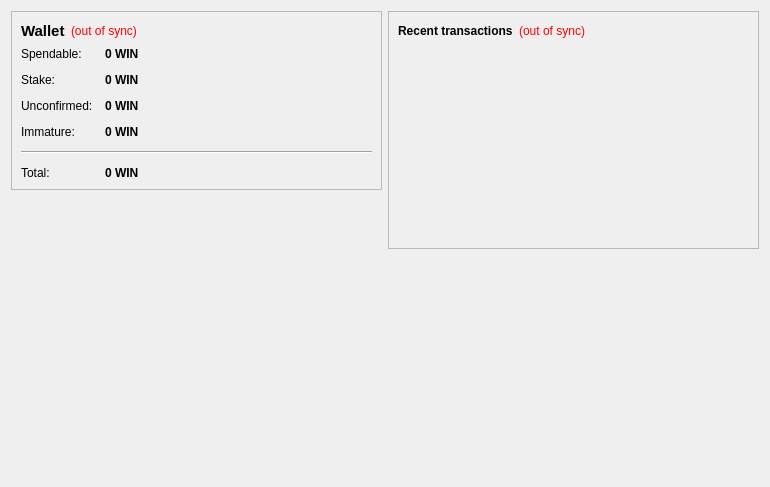
<?xml version="1.0" encoding="UTF-8"?>
<ui version="4.0">
 <class>OverviewPage</class>
 <widget class="QWidget" name="OverviewPage">
  <property name="geometry">
   <rect>
    <x>0</x>
    <y>0</y>
    <width>770</width>
    <height>487</height>
   </rect>
  </property>
  <property name="windowTitle">
   <string>Form</string>
  </property>
  <layout class="QHBoxLayout" name="horizontalLayout" stretch="1,1">
   <item>
    <layout class="QVBoxLayout" name="verticalLayout_2">
     <item>
      <widget class="QFrame" name="frame">
       <property name="frameShape">
        <enum>QFrame::StyledPanel</enum>
       </property>
       <property name="frameShadow">
        <enum>QFrame::Raised</enum>
       </property>
       <layout class="QVBoxLayout" name="verticalLayout_4">
        <item>
         <layout class="QHBoxLayout" name="horizontalLayout_4">
          <item>
           <widget class="QLabel" name="label_5">
            <property name="font">
             <font>
              <pointsize>11</pointsize>
              <weight>75</weight>
              <bold>true</bold>
             </font>
            </property>
            <property name="text">
             <string>Wallet</string>
            </property>
           </widget>
          </item>
          <item>
           <widget class="QLabel" name="labelWalletStatus">
            <property name="toolTip">
             <string>The displayed information may be out of date. Your wallet automatically synchronizes with the litestarcoin network after a connection is established, but this process has not completed yet.</string>
            </property>
            <property name="styleSheet">
             <string notr="true">QLabel { color: red; }</string>
            </property>
            <property name="text">
             <string notr="true">(out of sync)</string>
            </property>
            <property name="alignment">
             <set>Qt::AlignLeading|Qt::AlignLeft|Qt::AlignVCenter</set>
            </property>
           </widget>
          </item>
          <item>
           <spacer name="horizontalSpacer_2">
            <property name="orientation">
             <enum>Qt::Horizontal</enum>
            </property>
            <property name="sizeHint" stdset="0">
             <size>
              <width>40</width>
              <height>20</height>
             </size>
            </property>
           </spacer>
          </item>
         </layout>
        </item>
        <item>
         <layout class="QFormLayout" name="formLayout_2">
          <property name="fieldGrowthPolicy">
           <enum>QFormLayout::AllNonFixedFieldsGrow</enum>
          </property>
          <property name="horizontalSpacing">
           <number>12</number>
          </property>
          <property name="verticalSpacing">
           <number>12</number>
          </property>
          <item row="0" column="0">
           <widget class="QLabel" name="label">
            <property name="text">
             <string>Spendable:</string>
            </property>
           </widget>
          </item>
          <item row="0" column="1">
           <widget class="QLabel" name="labelBalance">
            <property name="font">
             <font>
              <weight>75</weight>
              <bold>true</bold>
             </font>
            </property>
            <property name="cursor">
             <cursorShape>IBeamCursor</cursorShape>
            </property>
            <property name="toolTip">
             <string>Your current spendable balance</string>
            </property>
            <property name="text">
             <string notr="true">0 WIN</string>
            </property>
            <property name="textInteractionFlags">
             <set>Qt::LinksAccessibleByMouse|Qt::TextSelectableByKeyboard|Qt::TextSelectableByMouse</set>
            </property>
           </widget>
          </item>
          <item row="1" column="0">
           <widget class="QLabel" name="label_6">
            <property name="text">
             <string>Stake:</string>
            </property>
           </widget>
          </item>
          <item row="1" column="1">
           <widget class="QLabel" name="labelStake">
            <property name="font">
             <font>
              <weight>75</weight>
              <bold>true</bold>
             </font>
            </property>
            <property name="cursor">
             <cursorShape>IBeamCursor</cursorShape>
            </property>
            <property name="toolTip">
             <string>Total of coins that was staked, and do not yet count toward the current balance</string>
            </property>
            <property name="text">
             <string notr="true">0 WIN</string>
            </property>
            <property name="textInteractionFlags">
             <set>Qt::LinksAccessibleByMouse|Qt::TextSelectableByKeyboard|Qt::TextSelectableByMouse</set>
            </property>
           </widget>
          </item>
          <item row="2" column="0">
           <widget class="QLabel" name="label_3">
            <property name="text">
             <string>Unconfirmed:</string>
            </property>
           </widget>
          </item>
          <item row="2" column="1">
           <widget class="QLabel" name="labelUnconfirmed">
            <property name="font">
             <font>
              <weight>75</weight>
              <bold>true</bold>
             </font>
            </property>
            <property name="cursor">
             <cursorShape>IBeamCursor</cursorShape>
            </property>
            <property name="toolTip">
             <string>Total of transactions that have yet to be confirmed, and do not yet count toward the current balance</string>
            </property>
            <property name="text">
             <string notr="true">0 WIN</string>
            </property>
            <property name="textInteractionFlags">
             <set>Qt::LinksAccessibleByMouse|Qt::TextSelectableByKeyboard|Qt::TextSelectableByMouse</set>
            </property>
           </widget>
          </item>
          <item row="3" column="0">
           <widget class="QLabel" name="labelImmatureText">
            <property name="text">
             <string>Immature:</string>
            </property>
           </widget>
          </item>
          <item row="3" column="1">
           <widget class="QLabel" name="labelImmature">
            <property name="font">
             <font>
              <weight>75</weight>
              <bold>true</bold>
             </font>
            </property>
            <property name="toolTip">
             <string>Mined balance that has not yet matured</string>
            </property>
            <property name="text">
             <string notr="true">0 WIN</string>
            </property>
            <property name="textInteractionFlags">
             <set>Qt::LinksAccessibleByMouse|Qt::TextSelectableByKeyboard|Qt::TextSelectableByMouse</set>
            </property>
           </widget>
          </item>
          <item row="4" column="0" colspan="2">
           <widget class="Line" name="line">
            <property name="orientation">
             <enum>Qt::Horizontal</enum>
            </property>
           </widget>
          </item>
          <item row="5" column="0">
           <widget class="QLabel" name="labelTotalText">
            <property name="text">
             <string>Total:</string>
            </property>
           </widget>
          </item>
          <item row="5" column="1">
           <widget class="QLabel" name="labelTotal">
            <property name="font">
             <font>
              <weight>75</weight>
              <bold>true</bold>
             </font>
            </property>
            <property name="cursor">
             <cursorShape>IBeamCursor</cursorShape>
            </property>
            <property name="toolTip">
             <string>Your current total balance</string>
            </property>
            <property name="text">
             <string notr="true">0 WIN</string>
            </property>
            <property name="textInteractionFlags">
             <set>Qt::LinksAccessibleByMouse|Qt::TextSelectableByKeyboard|Qt::TextSelectableByMouse</set>
            </property>
           </widget>
          </item>
         </layout>
        </item>
       </layout>
      </widget>
     </item>
     <item>
      <spacer name="verticalSpacer">
       <property name="orientation">
        <enum>Qt::Vertical</enum>
       </property>
       <property name="sizeHint" stdset="0">
        <size>
         <width>20</width>
         <height>40</height>
        </size>
       </property>
      </spacer>
     </item>
     <item>
      <widget class="QLabel" name="label_6">
       <property name="text">
        <string/>
       </property>
       <property name="pixmap">
        <pixmap resource="../bitcoin.qrc">:/images/backg</pixmap>
       </property>
       <property name="scaledContents">
        <bool>false</bool>
       </property>
       <property name="alignment">
        <set>Qt::AlignCenter</set>
       </property>
       <property name="margin">
        <number>-2</number>
       </property>
      </widget>
     </item>
    </layout>
   </item>
   <item>
    <layout class="QVBoxLayout" name="verticalLayout_3">
     <item>
      <widget class="QFrame" name="frame_2">
       <property name="frameShape">
        <enum>QFrame::StyledPanel</enum>
       </property>
       <property name="frameShadow">
        <enum>QFrame::Raised</enum>
       </property>
       <layout class="QVBoxLayout" name="verticalLayout">
        <item>
         <layout class="QHBoxLayout" name="horizontalLayout_2">
          <item>
           <widget class="QLabel" name="label_4">
            <property name="text">
             <string>&lt;b&gt;Recent transactions&lt;/b&gt;</string>
            </property>
           </widget>
          </item>
          <item>
           <widget class="QLabel" name="labelTransactionsStatus">
            <property name="toolTip">
             <string>The displayed information may be out of date. Your wallet automatically synchronizes with the litestarcoin network after a connection is established, but this process has not completed yet.</string>
            </property>
            <property name="styleSheet">
             <string notr="true">QLabel { color: red; }</string>
            </property>
            <property name="text">
             <string notr="true">(out of sync)</string>
            </property>
            <property name="alignment">
             <set>Qt::AlignRight|Qt::AlignTrailing|Qt::AlignVCenter</set>
            </property>
           </widget>
          </item>
          <item>
           <spacer name="horizontalSpacer">
            <property name="orientation">
             <enum>Qt::Horizontal</enum>
            </property>
            <property name="sizeHint" stdset="0">
             <size>
              <width>40</width>
              <height>20</height>
             </size>
            </property>
           </spacer>
          </item>
         </layout>
        </item>
        <item>
         <widget class="QListView" name="listTransactions">
          <property name="styleSheet">
           <string notr="true">QListView { background: transparent; }</string>
          </property>
          <property name="frameShape">
           <enum>QFrame::NoFrame</enum>
          </property>
          <property name="verticalScrollBarPolicy">
           <enum>Qt::ScrollBarAlwaysOff</enum>
          </property>
          <property name="horizontalScrollBarPolicy">
           <enum>Qt::ScrollBarAlwaysOff</enum>
          </property>
          <property name="selectionMode">
           <enum>QAbstractItemView::NoSelection</enum>
          </property>
         </widget>
        </item>
       </layout>
      </widget>
     </item>
     <item>
      <spacer name="verticalSpacer_2">
       <property name="orientation">
        <enum>Qt::Vertical</enum>
       </property>
       <property name="sizeHint" stdset="0">
        <size>
         <width>20</width>
         <height>40</height>
        </size>
       </property>
      </spacer>
     </item>
    </layout>
   </item>
  </layout>
 </widget>
 <resources/>
 <connections/>
</ui>
